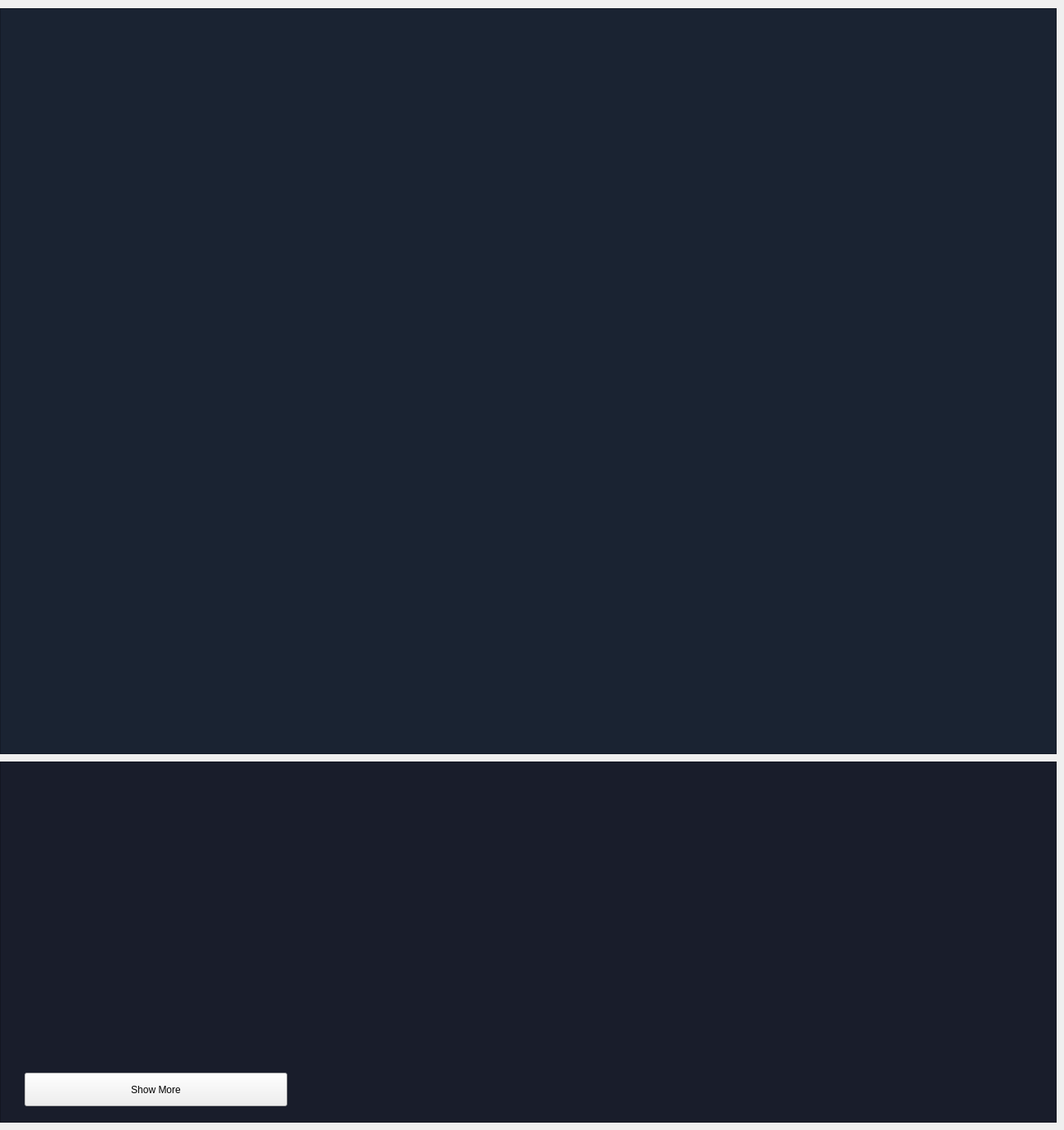
    <widget class="QWidget" name="page_tams">
     <widget class="QTableWidget" name="tam_tableWidget_2">
      <property name="geometry">
       <rect>
        <x>0</x>
        <y>930</y>
        <width>1291</width>
        <height>441</height>
       </rect>
      </property>
      <property name="styleSheet">
       <string notr="true">background-color: rgb(25, 29, 43);
selection-background-color: rgb(137, 195, 235);
color: rgb(235, 246, 247);</string>
      </property>
      <attribute name="horizontalHeaderDefaultSectionSize">
       <number>300</number>
      </attribute>
      <attribute name="verticalHeaderVisible">
       <bool>false</bool>
      </attribute>
     </widget>
     <widget class="QWidget" name="gridLayoutWidget_28">
      <property name="geometry">
       <rect>
        <x>0</x>
        <y>10</y>
        <width>1291</width>
        <height>911</height>
       </rect>
      </property>
      <layout class="QGridLayout" name="tam_gridLayout">
       <item row="0" column="0">
        <widget class="QGraphicsView" name="tam_show">
         <property name="styleSheet">
          <string notr="true">background-color:rgb(26,35,50)</string>
         </property>
        </widget>
       </item>
      </layout>
     </widget>
     <widget class="QTextEdit" name="textEdit">
      <property name="geometry">
       <rect>
        <x>50</x>
        <y>970</y>
        <width>801</width>
        <height>341</height>
       </rect>
      </property>
      <property name="font">
       <font>
        <family>Bahnschrift</family>
        <pointsize>-1</pointsize>
       </font>
      </property>
      <property name="styleSheet">
       <string notr="true">QTextEdit {
    background: transparent;   /* 背景透明 */
    border: none;              /* 无边框 */
    color: white;              /* 保留字体颜色 */
    font-size: 32px;           /* 可选字体大小 */
    padding: 0px;              /* 去除内边距（可选） */
}
</string>
      </property>
     </widget>
     <widget class="QPushButton" name="pushButton_3">
      <property name="geometry">
       <rect>
        <x>30</x>
        <y>1310</y>
        <width>321</width>
        <height>41</height>
       </rect>
      </property>
      <property name="text">
       <string>Show More</string>
      </property>
     </widget>
    </widget>
